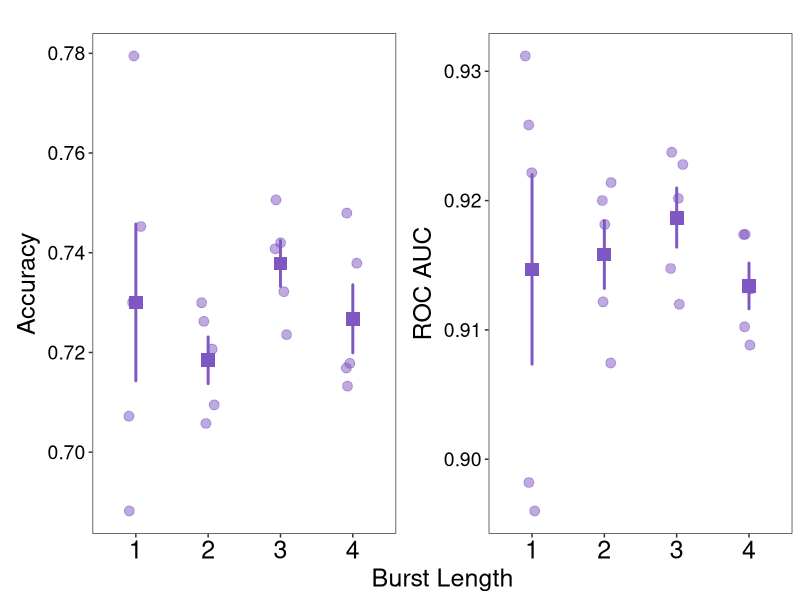
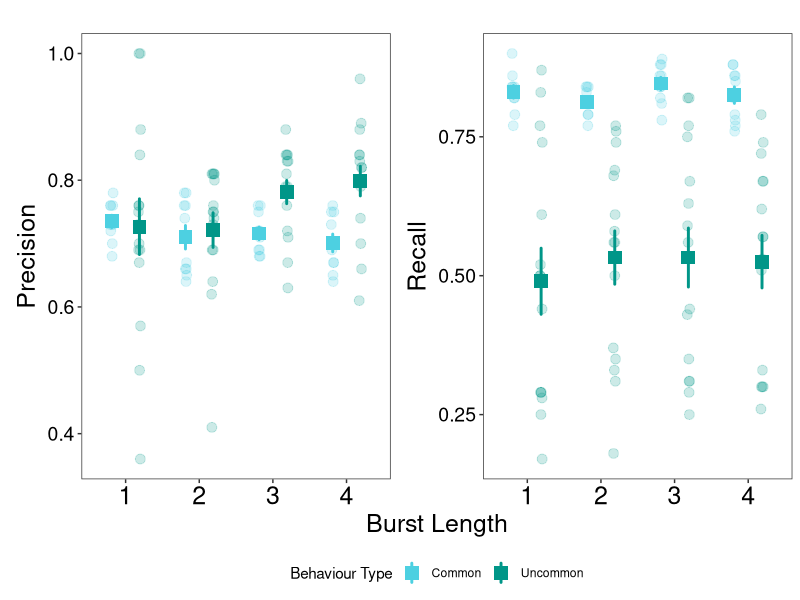
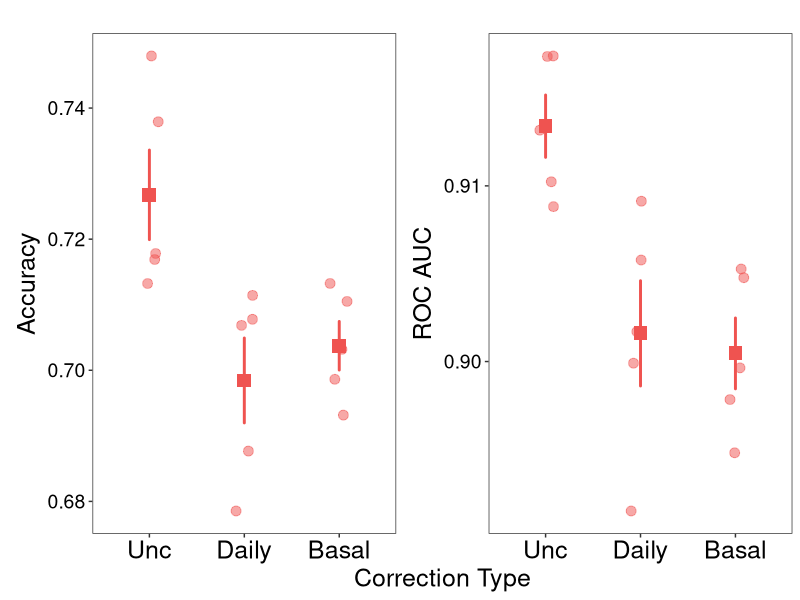
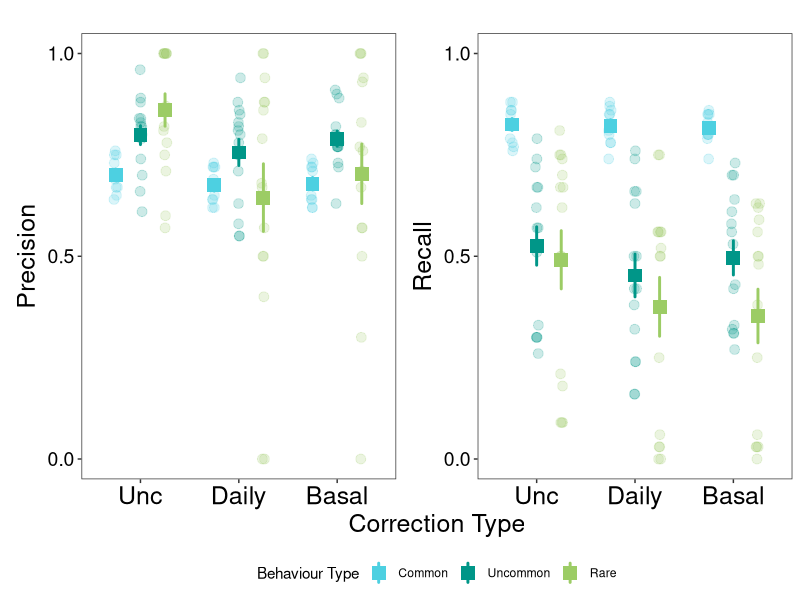
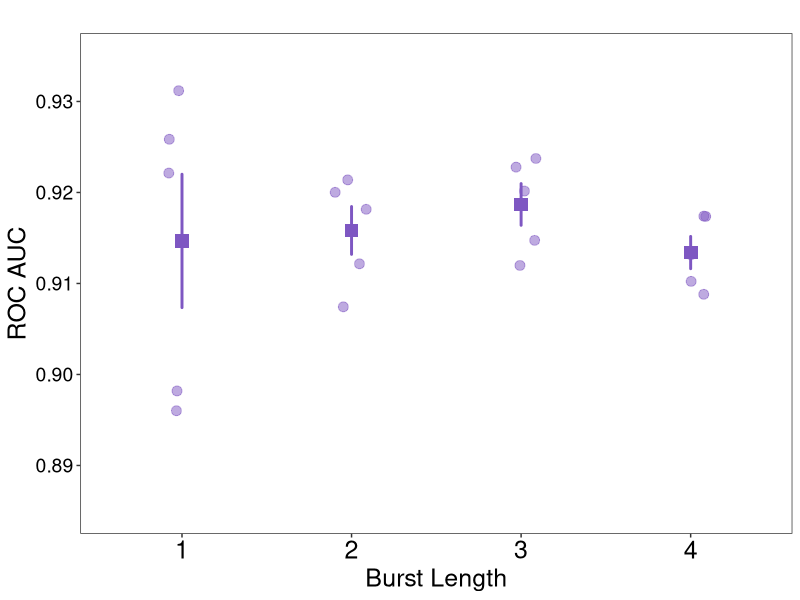
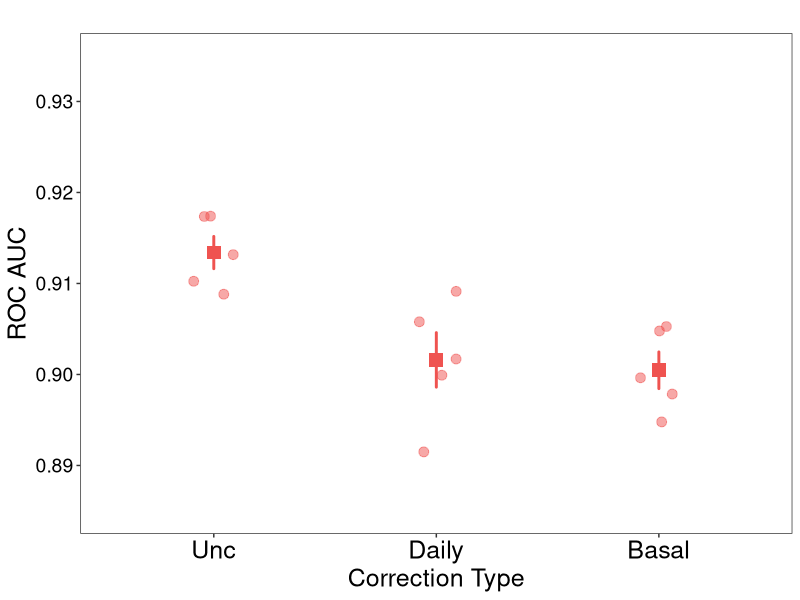
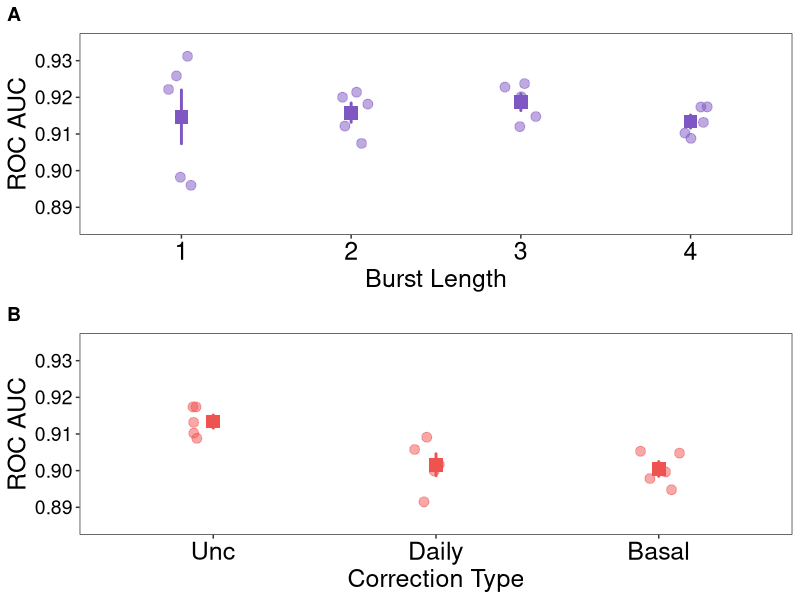
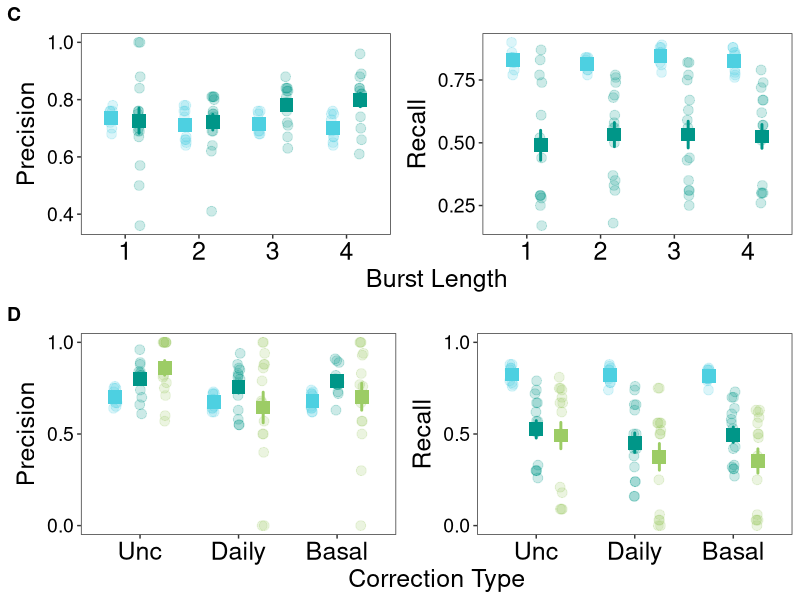

These charts were generated, in order, by the following R code:
# We will make plots for the publication figure 2 which will contain results for experiment 1 and 2

library(tidyverse)
library(cowplot)

# Load data ----
beh_colors <- c(
    "Resting" = "#D32F2F",
    "Eating" = "#BA68C8",
    "Walking" = "#827717",
    "Grooming actor" = "#D81B60",
    "Grooming receiver" = "#512DA8",
    "Sleeping" = "#42A5F5",
    "Self-scratching" = "#64DD17",
    "Running" = "#FF6F00"
)
## Global metric comparisons ----
# Metric values
model_metrics <- bind_rows(
    read.csv(
        "./data/output/behaviour_comparison/behaviour_features_ml_metrics.csv"
    ),
    read.csv(
        "./data/output/behaviour_comparison/behaviour_features_dl_metrics.csv"
    ),
    read.csv(
        "./data/output/behaviour_comparison/behaviour_features_dl_tabpfn_metrics.csv"
    ),
    read.csv(
        "./data/output/behaviour_comparison/behaviour_acceleration_dl_metrics.csv"
    )
) %>%
    mutate(
        burst = factor(
            burst,
            levels = c("Burst_1", "Burst_2","Burst_3", "Burst_4")
        ),
        correction_type = case_when(
            correction_type == "uncorrected" ~ "Unc",
            correction_type == "rotdaily" ~ "Daily",
            correction_type == "rotbasal" ~ "Basal",
        ),
        correction_type = factor(
            correction_type,
            levels = c("Unc", "Daily", "Basal")
        ),
        model = case_when(
            model == "CategoryEmbeddingModel" ~ "CatEmbed",
            model == "TSSequencerPlus" ~ "TSSeq",
            model == "HydraMultiRocketPlus" ~ "HydraRocket",
            TRUE ~ model
        ),
        model = factor(
            model,
            levels = c(
                "RF", "SVC", "XGB",
                "CatEmbed", "GANDALF", "TabPFN",
                "LSTM", "TSSeq", "HydraRocket"
            )
        )
    ) %>%
    select(model, burst, correction_type, random_seed, accuracy, roc_auc) %>%
    pivot_longer(
        cols = c(accuracy, roc_auc),
        names_to = "metric",
        values_to = "value"
    )

# Marginal means
model_mm <- read.csv(
    "./data/output/statistical_analysis/exp123_model_metrics_comparison_mm.csv"
) %>%
    mutate(
        burst = factor(
            burst,
            levels = c("Burst_1", "Burst_2","Burst_3", "Burst_4")
        ),
        correction_type = case_when(
            correction_type == "uncorrected" ~ "Unc",
            correction_type == "rotdaily" ~ "Daily",
            correction_type == "rotbasal" ~ "Basal",
        ),
        correction_type = factor(
            correction_type,
            levels = c("Unc", "Daily", "Basal")
        ),
        model = factor(
            model,
            levels = c(
                "RF", "SVC", "XGB",
                "CatEmbed", "GANDALF", "TabPFN",
                "LSTM", "TSSeq", "HydraRocket"
            )
        )
    )

# Contrasts
model_contr <- read.csv(
    "./data/output/statistical_analysis/exp123_model_metrics_comparison_contrasts.csv"
) %>%
    mutate(
        burst = factor(
            burst,
            levels = c("Burst_1", "Burst_2", "Burst_3", "Burst_4")
        ),
        correction_type = case_when(
            correction_type == "uncorrected" ~ "Unc",
            correction_type == "rotdaily" ~ "Daily",
            correction_type == "rotbasal" ~ "Basal"
        ),
        correction_type = factor(
            correction_type,
            levels = c("Unc", "Daily", "Basal")
        ),
        model = factor(
            model,
            levels = c(
                "RF", "SVC", "XGB",
                "CatEmbed", "GANDALF", "TabPFN",
                "LSTM", "TSSeq", "HydraRocket"
            )
        )
    )

## Behavioural metrics comparison ----
# Order of behaviours
beh_order <- c(
    "Resting", "Eating",
    "Walking", "Grooming actor", "Grooming receiver",
    "Sleeping", "Self-scratching", "Running"
)

# Metric values
beh_metrics <- read.csv(
    "./data/temp/statistical_analysis/exp123_behaviour_classification_precision_recall.csv"
) %>%
    mutate(
        burst = factor(
            burst,
            levels = c("Burst_1", "Burst_2","Burst_3", "Burst_4")
        ),
        correction_type = case_when(
            correction_type == "uncorrected" ~ "Unc",
            correction_type == "rotdaily" ~ "Daily",
            correction_type == "rotbasal" ~ "Basal"
        ),
        correction_type = factor(
            correction_type,
            levels = c("Unc", "Daily", "Basal")
        ),
        model = factor(
            model,
            levels = c(
                "RF", "SVC", "XGB",
                "CatEmbed", "GANDALF",  "TabPFN",
                "LSTM", "TSSeq", "HydraRocket"
            )
        ),
        beh_rarity = str_to_title(beh_rarity),
        beh_rarity = factor(
            beh_rarity,
            levels = c("Common", "Uncommon", "Rare")
        ),
        actual_label = factor(
            actual_label,
            levels = beh_order
        )
    ) %>%
    select(
        model, burst, correction_type, random_seed,
        beh_rarity, behaviour = actual_label,
        actual_count, recall, precision
    ) %>%
    pivot_longer(
        cols = c(recall, precision),
        names_to = "metric",
        values_to = "value"
    )

# Marginal means
beh_mm <- read.csv(
    "./data/output/statistical_analysis/exp123_behaviour_metrics_comparison_mm.csv"
) %>%
    mutate(
        burst = factor(
            burst,
            levels = c("Burst_1", "Burst_2","Burst_3", "Burst_4")
        ),
        correction_type = case_when(
            correction_type == "uncorrected" ~ "Unc",
            correction_type == "rotdaily" ~ "Daily",
            correction_type == "rotbasal" ~ "Basal"
        ),
        correction_type = factor(
            correction_type,
            levels = c("Unc", "Daily", "Basal")
        ),
        model = factor(
            model,
            levels = c(
                "RF", "SVC", "XGB",
                "CatEmbed", "GANDALF", "TabPFN",
                "LSTM", "TSSeq", "HydraRocket"
            )
        ),
        beh_rarity = str_to_title(beh_rarity),
        beh_rarity = factor(
            beh_rarity,
            levels = c("Common", "Uncommon", "Rare")
        )
    )

# Contrasts
beh_contr <- read.csv(
    "./data/output/statistical_analysis/exp123_behaviour_metrics_comparison_contrasts.csv"
) %>%
    mutate(
        burst = factor(
            burst,
            levels = c("Burst_1", "Burst_2","Burst_3", "Burst_4")
        ),
        correction_type = case_when(
            correction_type == "uncorrected" ~ "Unc",
            correction_type == "rotdaily" ~ "Daily",
            correction_type == "rotbasal" ~ "Basal"
        ),
        correction_type = factor(
            correction_type,
            levels = c("Unc", "Daily", "Basal")
        ),
        model = factor(
            model,
            levels = c(
                "RF", "SVC", "XGB",
                "CatEmbed", "GANDALF", "TabPFN",
                "LSTM", "TSSeq", "HydraRocket"
            )
        ),
        beh_rarity = str_to_title(beh_rarity),
        beh_rarity = factor(
            beh_rarity,
            levels = c("Common", "Uncommon", "Rare")
        )
    )

# Exp 1 Plots ----
## Global metrics ----
### Data ----
burst_comp_df <- model_metrics %>%
    filter(model == "RF" & correction_type == "Unc")

# Marginal means and contrasts
burst_comp_mm <- model_mm %>%
    filter(comparison == "burst")

burst_comp_contrasts <- model_contr %>%
    filter(comparison == "burst")

### Plot ----
burst_comp_plot <- ggplot(
    burst_comp_df,
    aes(x = burst, y = value)
) +
    geom_jitter(
        size = 3, width = 0.1, alpha = 0.5,
        color = "#7E57C2"
    ) +
    # geom_point(
    #     data = burst_comp_mm,
    #     aes(x = burst, y = Proportion),
    #     color = "#7E57C2", size = 6
    # ) +
    # geom_errorbar(
    #     data = burst_comp_mm,
    #     aes(
    #         x = burst, y = Proportion,
    #         ymin = CI_low, ymax = CI_high
    #     ),
    #     width = 0, color = "#7E57C2", linewidth = 1,
    #     lineend = "round"
    # ) +
    # Add stat summary with mean and se with point and errorbar
    stat_summary(
        fun.data = "mean_se",
        geom = "pointrange", color = "#7E57C2",
        shape = 15, linewidth = 1, size = 1, lineend = "round"
    ) +
    scale_x_discrete(
        labels = c("1", "2", "3", "4")
    ) +
    facet_wrap(
        ~metric,
        scales = "free_y", strip.position = "left",
        labeller = as_labeller(
            c(
                accuracy = "Accuracy",
                roc_auc = "ROC AUC"
            )
        )
    ) +
    labs(
        title = "Model Metrics across Burst Lengths",
        x = "Burst Length",
        y = "Metric Value"
    ) +
    theme_bw() +
    theme(
        strip.placement = "outside",
        strip.background = element_blank(),
        axis.text =  element_text(size = 14, colour = "black"),
        axis.text.x = element_text(size = 18, colour = "black"),
        axis.title = element_text(size = 18, colour = "black"),
        axis.title.y = element_blank(),
        strip.text = element_text(size = 18, colour = "black"),
        panel.grid = element_blank()
    ) +
    labs(
        title = "",
        x = "Burst Length",
    )
burst_comp_plot
ggsave(
    "./plots/publication/exp1_model_metrics.png",
    plot = burst_comp_plot,
    width = 8, height = 5, dpi = 300
)

## Behaviour metrics ----
### Data ----
beh_burst_df <- beh_metrics %>%
    filter(model == "RF" & correction_type == "Unc") %>%
    filter(
        beh_rarity != "Rare"
    )
# Marginal means and contrasts
beh_burst_mm <- beh_mm %>%
    filter(comparison == "burst")
beh_burst_contrasts <- beh_contr %>%
    filter(comparison == "burst")

### Plot ----
beh_burst_plot <- ggplot(
    beh_burst_df,
    aes(
        x = burst, y = value,
        group = beh_rarity
    )
) +
    geom_point(
        aes(color = beh_rarity),
        size = 3, alpha = 0.2,
        position = position_jitterdodge(
            jitter.width = 0.1,
            dodge.width = 0.75
        )
    ) +
    stat_summary(
        aes(color = beh_rarity),
        # color = "black",
        fun.data = "mean_se",
        geom = "pointrange", shape = 15,
        position = position_dodge(width = 0.75),
        linewidth = 1, size = 1, lineend = "round"
    ) +
    scale_x_discrete(
        labels = c("1", "2", "3", "4")
    ) +
    scale_colour_manual(
        values = c(
            beh_colors, "Common" = "#4DD0E1",
            "Uncommon" = "#009688", "Rare" = "#9CCC65"
        ),
        breaks = c(names(beh_colors), "Common", "Uncommon", "Rare")
    ) +
    facet_wrap(
        ~metric,
        scales = "free_y", strip.position = "left",
        labeller = as_labeller(
            c(
                precision = "Precision",
                recall = "Recall"
            )
        )
    ) +
    labs(
        title = "Behavioural Metrics across Burst Lengths",
        x = "Burst Length",
        y = "Metric Value",
        color = "Behaviour Type"
    ) +
    theme_bw() +
    theme(
        strip.placement = "outside",
        strip.background = element_blank(),
        legend.position = "bottom",
        legend.direction = "horizontal",
        axis.text = element_text(size = 14, colour = "black"),
        axis.text.x = element_text(size = 18, colour = "black"),
        axis.title = element_text(size = 18, colour = "black"),
        axis.title.y = element_blank(),
        strip.text = element_text(size = 18, colour = "black"),
        panel.grid = element_blank()
    ) +
    labs(
        title = "",
        x = "Burst Length",
    )
beh_burst_plot
ggsave(
    "./plots/publication/exp1_behaviour_metrics.png",
    plot = beh_burst_plot,
    width = 8, height = 5, dpi = 300
)

# Exp 2 Plots ----
## Global metrics plot ----
### Data ----
correction_comp_df <- model_metrics %>%
    filter(model == "RF" & burst == "Burst_4")

# Marginal means and contrasts
correction_comp_mm <- model_mm %>%
    filter(comparison == "correction")
correction_comp_contrasts <- model_contr %>%
    filter(comparison == "correction")

### Plot ----
correction_comp_plot <- ggplot(
    correction_comp_df,
    aes(x = correction_type, y = value)
) +
    geom_jitter(
        size = 3, width = 0.1, alpha = 0.5,
        color = "#EF5350"
    ) +
    stat_summary(
        fun.data = "mean_se",
        geom = "pointrange", color = "#EF5350",
        shape = 15, linewidth = 1, size = 1, lineend = "round"
    ) +
    scale_x_discrete(
        labels = c("Unc", "Daily", "Basal")
    ) +
    facet_wrap(
        ~metric,
        scales = "free_y", strip.position = "left",
        labeller = as_labeller(
            c(
                accuracy = "Accuracy",
                roc_auc = "ROC AUC"
            )
        )
    ) +
    labs(
        title = "Model Metrics across Correction Types",
        x = "Correction Type",
        y = "Metric Value"
    ) +
    theme_bw() +
    theme(
        strip.placement = "outside",
        strip.background = element_blank(),
        axis.text = element_text(size = 14, colour = "black"),
        axis.text.x = element_text(size = 18, colour = "black"),
        axis.title = element_text(size = 18, colour = "black"),
        axis.title.y = element_blank(),
        strip.text = element_text(size = 18, colour = "black"),
        panel.grid = element_blank()
    ) +
    labs(
        title = "",
        x = "Correction Type",
    )
correction_comp_plot
ggsave(
    "./plots/publication/exp2_model_metrics.png",
    plot = correction_comp_plot,
    width = 8, height = 5, dpi = 300
)

## Behavioural Metrics Plot ----
### Data ----
beh_correction_df <- beh_metrics %>%
    filter(model == "RF" & burst == "Burst_4")
# Marginal means and contrasts
beh_correction_mm <- beh_mm %>%
    filter(comparison == "correction")
beh_correction_contrasts <- beh_contr %>%
    filter(comparison == "correction")

### Plot ----
beh_correction_plot <- ggplot(
    beh_correction_df,
    aes(
        x = correction_type, y = value,
        group = beh_rarity
    )
) +
    geom_point(
        aes(color = beh_rarity),
        size = 3, alpha = 0.2,
        position = position_jitterdodge(
            jitter.width = 0.1,
            dodge.width = 0.75
        )
    ) +
    stat_summary(
        aes(color = beh_rarity),
        # color = "black",
        fun.data = "mean_se",
        geom = "pointrange", shape = 15,
        position = position_dodge(width = 0.75),
        linewidth = 1, size = 1, lineend = "round"
    ) +
    scale_y_continuous(
        limits = c(0, 1),
        breaks = seq(0, 1, by = 0.5)
    ) +
    scale_x_discrete(
        labels = c("Unc", "Daily", "Basal")
    ) +
    scale_colour_manual(
        values = c(
            beh_colors, "Common" = "#4DD0E1",
            "Uncommon" = "#009688", "Rare" = "#9CCC65"
        ),
        breaks = c(names(beh_colors), "Common", "Uncommon", "Rare")
    ) +
    facet_wrap(
        ~metric,
        scales = "free_y", strip.position = "left",
        labeller = as_labeller(
            c(
                precision = "Precision",
                recall = "Recall"
            )
        )
    ) +
    labs(
        title = "Behavioural Metrics across Correction Types",
        x = "Correction Type",
        y = "Metric Value",
        color = "Behaviour Type"
    ) +
    theme_bw() +
    theme(
        strip.placement = "outside",
        strip.background = element_blank(),
        legend.position = "bottom",
        legend.direction = "horizontal",
        axis.text = element_text(size = 14, colour = "black"),
        axis.text.x = element_text(size = 18, colour = "black"),
        axis.title = element_text(size = 18, colour = "black"),
        axis.title.y = element_blank(),
        strip.text = element_text(size = 18, colour = "black"),
        panel.grid = element_blank()
    ) +
    labs(
        title = "",
        x = "Correction Type",
    )
beh_correction_plot
ggsave(
    "./plots/publication/exp2_behaviour_metrics.png",
    plot = beh_correction_plot,
    width = 8, height = 5, dpi = 300
)

# Combined plot ----
# For the combined plot, we will keep ROC AUC from global metrics and precision and recall from behavioural metrics
# We will create a 2x2 grid with global metrics on left and behavioural metrics on right.
# We need to recreate the plots to remove the facet and get the size of the points and error bars consistent.

# ROC AUC for Exp 1
exp1_global_rocauc_plot <- ggplot(
    burst_comp_df %>% filter(metric == "roc_auc"),
    aes(x = burst, y = value)
) +
    geom_jitter(
        size = 3, width = 0.1, alpha = 0.5,
        color = "#7E57C2"
    ) +
    stat_summary(
        fun.data = "mean_se", shape = 15,
        geom = "pointrange", color = "#7E57C2",
        linewidth = 1, size = 1, lineend = "round"
    ) +
    scale_y_continuous(
        limits = c(0.885, 0.935),
        breaks = seq(0.89, 0.93, by = 0.01)
    ) +
    scale_x_discrete(
        labels = c("1", "2", "3", "4")
    ) +
    labs(
        title = "Model ROC AUC across Burst Lengths",
        x = "Burst Length",
        y = "ROC AUC"
    ) +
    theme_bw() +
    theme(
        axis.text = element_text(size = 14, colour = "black"),
        axis.text.x = element_text(size = 18, colour = "black"),
        axis.title = element_text(size = 18, colour = "black"),
        panel.grid = element_blank()
    ) +
    labs(
        title = "",
        x = "Burst Length",
    )
exp1_global_rocauc_plot

# ROC AUC for Exp 2
exp2_global_rocauc_plot <- ggplot(
    correction_comp_df %>% filter(metric == "roc_auc"),
    aes(x = correction_type, y = value)
) +
    geom_jitter(
        size = 3, width = 0.1, alpha = 0.5,
        color = "#EF5350"
    ) +
    stat_summary(
        fun.data = "mean_se", shape = 15,
        geom = "pointrange", color = "#EF5350",
        linewidth = 1, size = 1, lineend = "round"
    ) +
    scale_y_continuous(
        limits = c(0.885, 0.935),
        breaks = seq(0.89, 0.93, by = 0.01)
    ) +
    scale_x_discrete(
        labels = c("Unc", "Daily", "Basal")
    ) +
    labs(
        title = "Model ROC AUC across Correction Types",
        x = "Correction Type",
        y = "ROC AUC"
    ) +
    theme_bw() +
    theme(
        axis.text = element_text(size = 14, colour = "black"),
        axis.text.x = element_text(size = 18, colour = "black"),
        axis.title = element_text(size = 18, colour = "black"),
        panel.grid = element_blank()
    ) +
    labs(
        title = "",
        x = "Correction Type",
    )
exp2_global_rocauc_plot

# Plot combined
# Left
p1_left <- plot_grid(
    exp1_global_rocauc_plot,
    exp2_global_rocauc_plot,
    ncol = 1, labels = c("A", "B"),
    align = "v", axis = "lr"
)
p1_left

# Right
p1_right <- plot_grid(
    beh_burst_plot +
        theme(legend.position = "none"),
    beh_correction_plot +
        theme(legend.position = "none"),
    ncol = 1, labels = c("C", "D"),
    align = "v", axis = "lr"
)
p1_right

# Combine left and right
p1_combined <- plot_grid(
    p1_left, p1_right,
    ncol = 2, rel_widths = c(1, 2),
    align = "vh", axis = "tblr"
)
p1_combined

# Get elegend of behavioural rarity
legend_beh_rarity <- get_legend(
    beh_correction_plot +
        theme(
            legend.position = "bottom",
            legend.direction = "horizontal",
            legend.title = element_text(size = 18),
            legend.text = element_text(size = 14)
        )
)

# Combine legend row
p1_legend <- plot_grid(
    NULL, legend_beh_rarity,
    nrow = 1, rel_widths = c(1, 2)
)
p1_legend

# Final combined plot with legend
p1_final <- plot_grid(
    p1_combined,
    p1_legend,
    ncol = 1, rel_heights = c(1, 0.2)
) +
    theme(
        plot.background = element_rect(fill = "white", color = NA)
    )
p1_final
ggsave(
    "./plots/publication/fig1_exp12_model_behaviour_metrics_combined.png",
    plot = p1_final,
    width = 12, height = 8, dpi = 300
)
